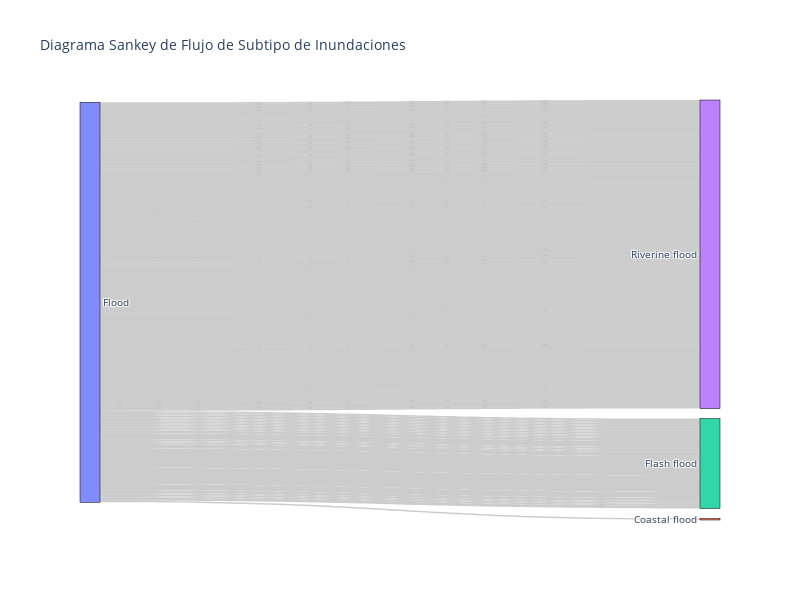

Notebook code cell kept with this figure:
### Markdown cell above
# Diagrama Sankey para Flujo de Subtipos de Inundaciones

### Code cell
import plotly.graph_objects as go

# Agrupar por columnas relevantes y calcular los conteos
df_sankey = df_flood_cleaned.groupby(['Disaster Type', 'Disaster Subtype', 'Associated Dis', 'Region']).size().reset_index(name='Count')

# Crear las etiquetas de nodos para el diagrama Sankey
nodes = pd.unique(df_sankey[['Disaster Type', 'Disaster Subtype', 'Associated Dis', 'Region']].values.ravel('K'))

# Crear enlaces entre nodos
link_source = [nodes.tolist().index(x) for x in df_sankey['Disaster Type']]
link_target = [nodes.tolist().index(x) for x in df_sankey['Disaster Subtype']]
link_value = df_sankey['Count']

# Crear el diagrama Sankey
fig = go.Figure(data=[go.Sankey(
    node=dict(
        pad=10,
        thickness=20,
        line=dict(color='black', width=0.5),
        label=nodes
    ),
    link=dict(
        source=link_source,
        target=link_target,
        value=link_value,
        hovertemplate='Source: %{source.label}<br>Target: %{target.label}<br>Value: %{value}'
    )
)])

# Personalizar el diagrama Sankey
fig.update_layout(
    title='Diagrama Sankey de Flujo de Subtipo de Inundaciones',
    font=dict(size=10),
    height=600,
    width=800
)

# Show the Sankey diagram
fig.show()

### Figure 1 — Plotly figure (JSON) as saved in the notebook; plotly's stock layout.template omitted (floating-point values rounded to 4 significant figures)
{"data": [{"link": {"hovertemplate": "Source: %{source.label}<br>Target: %{target.label}<br>Value: %{value}", "source": [0, 0, 0, 0, 0, 0, 0, 0, 0, 0, 0, 0, 0, 0, 0, 0, 0, 0, 0, 0, 0, 0, 0, 0, 0, 0, 0, 0, 0, 0, 0, 0, 0, 0, 0, 0, 0, 0, 0, 0, 0, 0, 0, 0, 0, 0, 0, 0, 0, 0, 0, 0, 0, 0, 0, 0, 0, 0, 0, 0, 0, 0, 0, 0, 0, 0, 0, 0, 0, 0, 0], "target": [1, 2, 2, 2, 2, 2, 2, 2, 2, 2, 2, 2, 2, 2, 2, 2, 2, 2, 2, 2, 2, 2, 2, 2, 2, 2, 2, 2, 3, 3, 3, 3, 3, 3, 3, 3, 3, 3, 3, 3, 3, 3, 3, 3, 3, 3, 3, 3, 3, 3, 3, 3, 3, 3, 3, 3, 3, 3, 3, 3, 3, 3, 3, 3, 3, 3, 3, 3, 3, 3, 3], "value": [1, 1, 1, 1, 1, 1, 1, 1, 1, 1, 1, 1, 1, 1, 2, 4, 1, 1, 1, 3, 13, 11, 4, 2, 1, 1, 1, 2, 1, 1, 2, 2, 5, 4, 1, 2, 4, 1, 1, 1, 2, 1, 2, 1, 1, 3, 1, 4, 2, 1, 1, 1, 1, 1, 8, 12, 4, 9, 20, 4, 3, 2, 32, 22, 1, 29, 7, 1, 3, 1, 1]}, "node": {"label": ["Flood", "Coastal flood", "Flash flood", "Riverine flood", "Slide (land, mud, snow, rock)", "Broken Dam/Burst bank", "Collapse", "Hail", "Lightening", "Rain", "Storm", "Transport accident", "Crop failure", "Tsunami/Tidal wave", "South-Eastern Asia", "Central Asia", "Melanesia", "Southern Europe", "Southern Asia", "Central America", "Northern America", "Western Asia", "Eastern Africa", "Eastern Asia", "Northern Africa", "Australia and New Zealand", "Eastern Europe", "Middle Africa", "South America", "Western Europe", "Northern Europe", "Southern Africa", "Western Africa", "Caribbean"], "line": {"color": "black", "width": 0.5}, "pad": 10, "thickness": 20}, "type": "sankey"}], "layout": {"font": {"size": 10}, "height": 600, "title": {"text": "Diagrama Sankey de Flujo de Subtipo de Inundaciones"}, "width": 800}}
